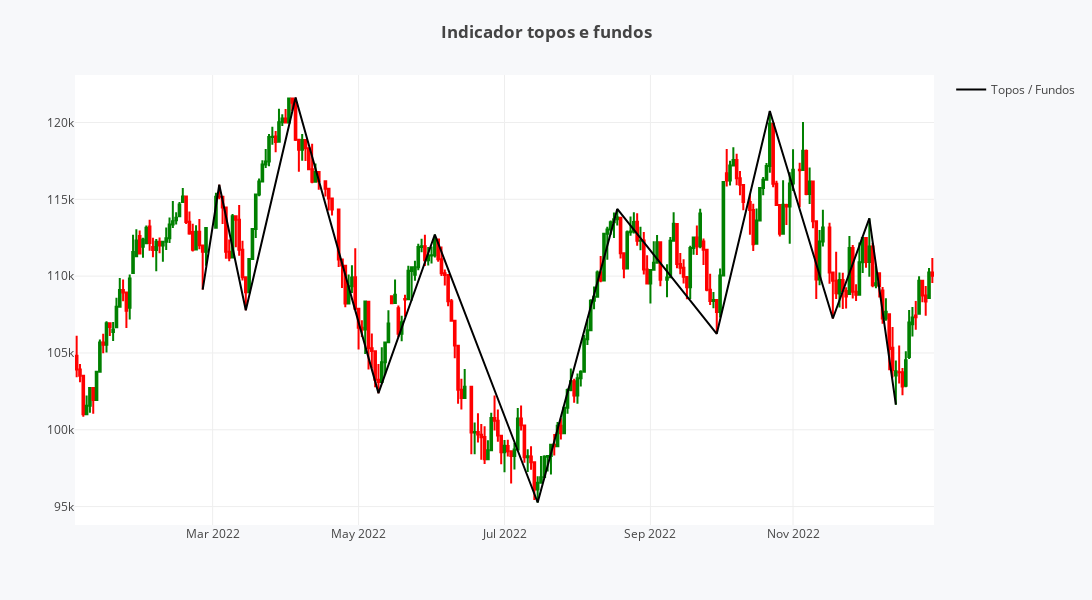

Notebook code for this chart:
### Code cell
n_candles = 10
ls_vertices = ['neutro']

dict_topos_fundos = {'vertice':[], 'data':[], 'preco':[]}

for i in range(len(df)):

    if localizar_fundos(df, n_candles).iloc[i]:

        if ls_vertices[-1]!='fundo':
            dict_topos_fundos['vertice'].append('fundo')
            dict_topos_fundos['data'].append(df.index[i])
            dict_topos_fundos['preco'].append(df.Low.iloc[i])
            ls_vertices.append('fundo')
        
        else:
            if df.Low.iloc[i] < dict_topos_fundos['preco'][-1]:
                dict_topos_fundos['data'][-1] = df.index[i]
                dict_topos_fundos['preco'][-1] = df.Low.iloc[i]
    
    if localizar_topos(df, n_candles).iloc[i]:

        if ls_vertices[-1]!='topo':
            dict_topos_fundos['vertice'].append('topo')
            dict_topos_fundos['data'].append(df.index[i])
            dict_topos_fundos['preco'].append(df.High.iloc[i])
            ls_vertices.append('topo')

        else:
            if df.High.iloc[i] > dict_topos_fundos['preco'][-1]:
                dict_topos_fundos['data'][-1] = df.index[i]
                dict_topos_fundos['preco'][-1] = df.High.iloc[i]

df_topos_fundos = pd.DataFrame(dict_topos_fundos)
df_topos_fundos.index = df_topos_fundos.data

df_final = pd.merge(df, df_topos_fundos, left_index=True, right_index=True, how='left')
df_final.head(20)

df_figure = df_final

fig_topos_fundos = go.Figure(data=[go.Candlestick(name='', x=df_figure.index, open=df_figure.Open, high = df_figure.High,
                                                  low=df_figure.Low, close=df_figure.Close, 
                                                  increasing_line_color= 'green', decreasing_line_color= 'red',
                                                  showlegend=False)])

fig_topos_fundos.add_trace(go.Scatter(x=df_topos_fundos.data, y=df_topos_fundos.preco,
                                      mode="lines", line_width=2, line_dash="solid", line_color="black",
                                      name="Topos / Fundos", showlegend=True))

fig_topos_fundos.update_xaxes(rangebreaks=[
                              dict(bounds=["sat", "mon"])])

fig_topos_fundos.update_layout(xaxis_rangeslider_visible=False, title_text='<b>Indicador topos e fundos',
                               template = 'none', margin=dict(l=75, r=75, t=75, b=75), 
                               paper_bgcolor="#f7f8fa",
                               width=1200,height=600)

### Figure 1 — Plotly figure (JSON) as saved in the notebook; plotly's stock layout.template omitted (floating-point values rounded to 4 significant figures; data arrays with more than 128 entries replaced by an {"elided": "..."} marker saying what was removed)
{"data": [{"close": {"elided": "250 int values"}, "decreasing": {"line": {"color": "red"}}, "high": {"elided": "250 int values"}, "increasing": {"line": {"color": "green"}}, "low": {"elided": "250 int values"}, "name": "", "open": {"elided": "250 int values"}, "showlegend": false, "type": "candlestick", "x": {"elided": "250 str values"}}, {"line": {"color": "black", "dash": "solid", "width": 2}, "mode": "lines", "name": "Topos / Fundos", "showlegend": true, "type": "scatter", "x": ["2022-02-24T00:00:00", "2022-03-03T00:00:00", "2022-03-15T00:00:00", "2022-04-05T00:00:00", "2022-05-10T00:00:00", "2022-06-02T00:00:00", "2022-07-15T00:00:00", "2022-08-18T00:00:00", "2022-09-29T00:00:00", "2022-10-21T00:00:00", "2022-11-17T00:00:00", "2022-12-02T00:00:00", "2022-12-14T00:00:00"], "y": [109125, 115948, 107781, 121628, 102386, 112709, 95267, 114375, 106244, 120752, 107245, 113761, 101632]}], "layout": {"height": 600, "margin": {"b": 75, "l": 75, "r": 75, "t": 75}, "paper_bgcolor": "#f7f8fa", "title": {"text": "<b>Indicador topos e fundos"}, "width": 1200, "xaxis": {"rangebreaks": [{"bounds": ["sat", "mon"]}], "rangeslider": {"visible": false}}}}
